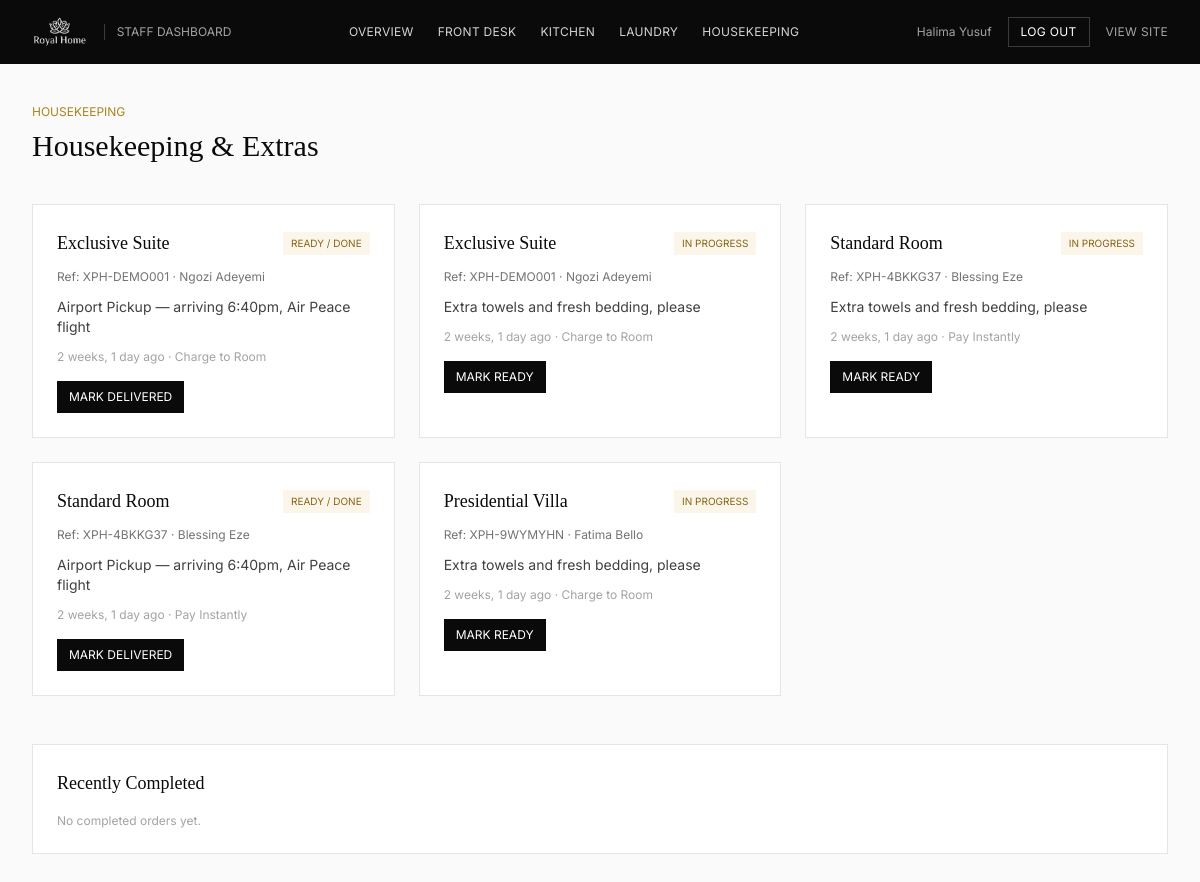
/staff/housekeeping/ (signed in), run on the app's committed database.
### guestportal/models.py (models this page shows, shortened)
class ServiceOrder(models.Model):
    TYPE_CHOICES = [
        ('food', 'Room Service - Food & Drinks'),
        ('laundry', 'Laundry'),
        ('housekeeping', 'Housekeeping'),
        ('extra', 'Extras (Airport Pickup, Spa, Late Checkout, Wake-up Call)'),
    ]
    STATUS_CHOICES = [
        ('new', 'New'),
        ('acknowledged', 'Acknowledged'),
        ('in_progress', 'In Progress'),
        ('ready', 'Ready / Done'),
        ('delivered', 'Delivered'),
    ]
    PAYMENT_CHOICES = [
        ('charge_to_room', 'Charge to Room'),
        ('pay_instantly', 'Pay Instantly'),
    ]
    booking = models.ForeignKey(Booking, on_delete=models.CASCADE, related_name='service_orders')
    order_type = models.CharField(max_length=20, choices=TYPE_CHOICES)
    details = models.TextField(help_text='Free text summary of the order, e.g. "2x Jollof Rice, 1x Towels"')
    room_number = models.CharField(max_length=10, blank=True)
    amount = models.DecimalField(max_digits=10, decimal_places=2, default=0)
    payment_option = models.CharField(max_length=20, choices=PAYMENT_CHOICES, default='charge_to_room')
    status = models.CharField(max_length=20, choices=STATUS_CHOICES, default='new')
    placed_via = models.CharField(max_length=30, default='Guest Portal')
    created_at = models.DateTimeField(auto_now_add=True)
    updated_at = models.DateTimeField(auto_now=True)
    class Meta:
        ordering = ['-created_at']
    STATUS_STEPS = ['new', 'acknowledged', 'in_progress', 'ready', 'delivered']

### bookings/models.py (models this page shows, shortened)
class Booking(models.Model):
    STATUS_CHOICES = [
        ('pending', 'Pending Payment'),
        ('confirmed', 'Confirmed'),
        ('checked_in', 'Checked In'),
        ('checked_out', 'Checked Out'),
        ('cancelled', 'Cancelled'),
    ]
    PAYMENT_CHOICES = [
        ('unpaid', 'Unpaid'),
        ('paid', 'Paid'),
        ('partial', 'Partial (Pay at Hotel)'),
    ]
    reference_code = models.CharField(max_length=20, unique=True, default=generate_reference, editable=False)
    room_type = models.ForeignKey(RoomType, on_delete=models.PROTECT, related_name='bookings')
    check_in = models.DateField()
    check_out = models.DateField()
    adults = models.PositiveIntegerField(default=1)
    children = models.PositiveIntegerField(default=0)
    full_name = models.CharField(max_length=150)
    email = models.EmailField()
    phone = models.CharField(max_length=30)
    whatsapp_opt_in = models.BooleanField(default=True)
    special_requests = models.TextField(blank=True)
    addons = models.ManyToManyField(AddOn, blank=True, related_name='bookings')
    room_total = models.DecimalField(max_digits=12, decimal_places=2, default=0)
    addon_total = models.DecimalField(max_digits=12, decimal_places=2, default=0)
    grand_total = models.DecimalField(max_digits=12, decimal_places=2, default=0)
    status = models.CharField(max_length=20, choices=STATUS_CHOICES, default='pending')
    payment_status = models.CharField(max_length=20, choices=PAYMENT_CHOICES, default='unpaid')
    payment_method = models.CharField(max_length=40, default='Paystack')
    created_at = models.DateTimeField(auto_now_add=True)
    class Meta:
        ordering = ['-created_at']

### rooms/models.py (models this page shows, shortened)
class RoomType(models.Model):
    CATEGORY_CHOICES = [
        ('standard', 'Standard'),
        ('deluxe', 'Deluxe'),
        ('exclusive', 'Exclusive Suite'),
        ('presidential', 'Presidential Suite'),
    ]
    name = models.CharField(max_length=120)
    slug = models.SlugField(unique=True)
    category = models.CharField(max_length=20, choices=CATEGORY_CHOICES, default='standard')
    tagline = models.CharField(max_length=200, blank=True)
    description = models.TextField()
    base_price = models.DecimalField(max_digits=10, decimal_places=2, help_text='Price per night in NGN')
    capacity_adults = models.PositiveIntegerField(default=2)
    capacity_children = models.PositiveIntegerField(default=1)
    bed_type = models.CharField(max_length=100, default='1 King Bed')
    size_sqm = models.PositiveIntegerField(default=28)
    total_rooms = models.PositiveIntegerField(default=10)
    amenities = models.TextField(help_text='Comma separated list, e.g. Free WiFi, Smart TV, Mini Bar')
    cover_image = models.ImageField(upload_to='rooms/', blank=True, null=True)
    is_featured = models.BooleanField(default=False)
    floor_range = models.CharField(max_length=50, blank=True, default='2nd - 4th Floor')
    class Meta:
        ordering = ['base_price']

### dashboard/views.py (the view)
# urls.py: path('housekeeping/', views.housekeeping, name='housekeeping'),
@login_required(login_url='dashboard:login')
def housekeeping(request):
    orders = ServiceOrder.objects.filter(order_type__in=['housekeeping', 'extra']).exclude(status='delivered')
    completed = ServiceOrder.objects.filter(order_type__in=['housekeeping', 'extra'], status='delivered')[:10]
    return render(request, 'dashboard/housekeeping.html', {'orders': orders, 'completed': completed})

### templates/dashboard/housekeeping.html (shortened to what this page needs)
{% extends "dashboard/dashboard_base.html" %}
{% block content %}
<div class="mb-10">
  <p class="uppercase tracking-widest2 text-gold-600 text-xs mb-2">Housekeeping</p>
  <h1 class="font-serif text-3xl">Housekeeping & Extras</h1>
</div>
<div class="grid grid-cols-1 md:grid-cols-2 lg:grid-cols-3 gap-6 mb-12">
  {% for order in orders %}
  <div class="bg-white border border-grey-200 p-6">
    <div class="flex items-center justify-between mb-3">
      <p class="font-serif text-lg">{{ order.booking.room_type.name }}</p>
      <span class="text-[10px] uppercase px-2 py-1 bg-gold-50 text-gold-700">{{ order.get_status_display }}</span>
    </div>
    <p class="text-xs text-grey-500 mb-1">Ref: {{ order.booking.reference_code }} &middot; {{ order.booking.full_name }}</p>
    <p class="text-sm text-grey-700 my-3">{{ order.details }}</p>
    <p class="text-xs text-grey-400 mb-4">{{ order.created_at|timesince }} ago &middot; {{ order.get_payment_option_display }}</p>
    <form method="post" action="{% url 'dashboard:update_order_status' order.id %}" class="flex gap-2 flex-wrap">
      {% if order.status == 'in_progress' %}<button name="status" value="ready" class="text-xs uppercase bg-ink text-white px-3 py-2 hover:bg-gold-500 hover:text-ink">Mark Ready</button>{% endif %}
      {% if order.status == 'ready' %}<button name="status" value="delivered" class="text-xs uppercase bg-ink text-white px-3 py-2 hover:bg-gold-500 hover:text-ink">Mark Delivered</button>{% endif %}
    </form>
  </div>
  {% empty %}
  <p class="text-grey-400 col-span-3 text-center py-16">No active housekeeping requests. New orders will appear here in real time.</p>
  {% endfor %}
</div>
<div class="bg-white border border-grey-200 p-6">
  <h2 class="font-serif text-lg mb-4">Recently Completed</h2>
  {% for order in completed %}
  <div class="flex items-center justify-between text-sm border-b border-grey-50 py-2.5">
    <span>{{ order.booking.room_type.name }} — {{ order.details|truncatewords:8 }}</span>
    <span class="text-grey-400 text-xs">{{ order.updated_at|timesince }} ago</span>
  </div>
  {% empty %}<p class="text-xs text-grey-400">No completed orders yet.</p>{% endfor %}
</div>
{% endblock %}

### templates/dashboard/dashboard_base.html (shortened to what this page needs)
{% load static %}
<!DOCTYPE html>
<html lang="en">
<head>
<script src="https://cdn.tailwindcss.com"></script>
<link rel="stylesheet" href="{% static 'css/site.css' %}">
</head>
<body class="bg-grey-50 text-ink font-sans antialiased min-h-screen">
<header class="bg-ink text-white">
  <div class="max-w-7xl mx-auto px-5 lg:px-8 h-16 flex items-center justify-between">
    <div class="flex items-center gap-3">
      <img src="{% static 'images/logo.png' %}" class="h-8 w-auto brightness-0 invert opacity-90" alt="Royal home hotel">
      <span class="text-xs uppercase tracking-widest2 text-grey-400 border-l border-white/20 pl-3 ml-1">Staff Dashboard</span>
    </div>
    <nav class="hidden md:flex items-center gap-6 text-xs uppercase tracking-wide text-grey-300">
      {% if request.user.is_authenticated %}
      <a href="{% url 'dashboard:super_admin' %}" class="hover:text-gold-400">Overview</a>
      <a href="{% url 'dashboard:front_desk' %}" class="hover:text-gold-400">Front Desk</a>
      <a href="{% url 'dashboard:kitchen' %}" class="hover:text-gold-400">Kitchen</a>
      <a href="{% url 'dashboard:laundry' %}" class="hover:text-gold-400">Laundry</a>
      <a href="{% url 'dashboard:housekeeping' %}" class="hover:text-gold-400">Housekeeping</a>
      {% endif %}
    </nav>
    <div class="flex items-center gap-4">
      {% if request.user.is_authenticated %}
      <span class="text-xs text-grey-400 hidden sm:inline">{{ request.user.get_full_name|default:request.user.username }}</span>
      <a href="{% url 'dashboard:logout' %}" class="text-xs uppercase tracking-wide border border-white/20 px-3 py-1.5 hover:border-gold-400 hover:text-gold-400 transition-colors">Log Out</a>
      {% endif %}
      <a href="{% url 'core:home' %}" class="text-xs uppercase tracking-wide text-grey-400 hover:text-gold-400">View Site</a>
    </div>
  </div>
</header>
<main class="max-w-7xl mx-auto px-5 lg:px-8 py-10">
{% block content %}{% endblock %}
</main>
</body>
</html>

### static/css/site.css (style rules this page uses)
html { scroll-behavior: smooth; }

### data on the page
ServiceOrder: booking.room_type.name "Exclusive Suite", status "READY / DONE", booking.reference_code "XPH-DEMO001", booking.full_name "Ngozi Adeyemi", details "Airport Pickup — arriving 6:40pm, Air Peace flight", created_at "2 weeks, 1 day", payment_option "Charge to Room", shows "MARK DELIVERED"
ServiceOrder: booking.room_type.name "Exclusive Suite", status "IN PROGRESS", booking.reference_code "XPH-DEMO001", booking.full_name "Ngozi Adeyemi", details "Extra towels and fresh bedding, please", created_at "2 weeks, 1 day", payment_option "Charge to Room", shows "MARK READY"
ServiceOrder: booking.room_type.name "Standard Room", status "IN PROGRESS", booking.reference_code "XPH-4BKKG37", booking.full_name "Blessing Eze", details "Extra towels and fresh bedding, please", created_at "2 weeks, 1 day", payment_option "Pay Instantly", shows "MARK READY"
ServiceOrder: booking.room_type.name "Standard Room", status "READY / DONE", booking.reference_code "XPH-4BKKG37", booking.full_name "Blessing Eze", details "Airport Pickup — arriving 6:40pm, Air Peace flight", created_at "2 weeks, 1 day", payment_option "Pay Instantly", shows "MARK DELIVERED"
ServiceOrder: booking.room_type.name "Presidential Villa", status "IN PROGRESS", booking.reference_code "XPH-9WYMYHN", booking.full_name "Fatima Bello", details "Extra towels and fresh bedding, please", created_at "2 weeks, 1 day", payment_option "Charge to Room", shows "MARK READY"

### other printed values
{{ request.user.get_full_name|default:request.user.username }} "Halima Yusuf"
